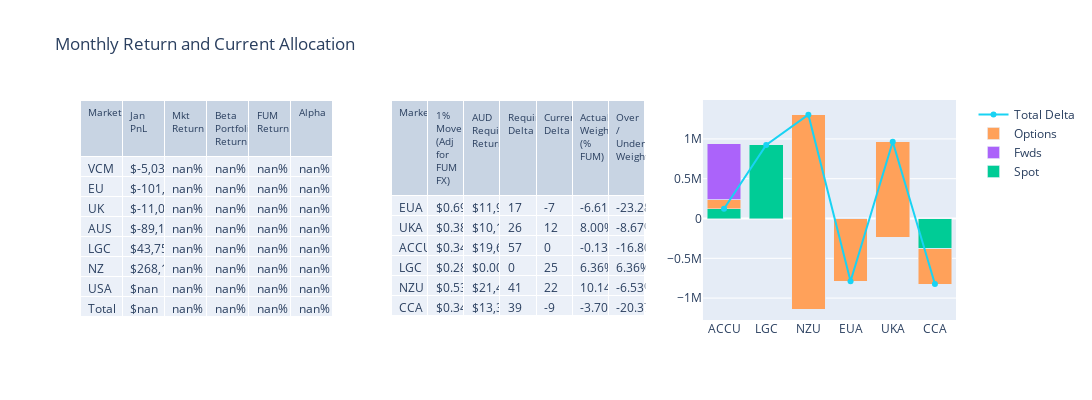

This figure's notebook cell:
### Code cell
fig = make_subplots(
    rows=1, cols=3,
    #shared_xaxes=True,
    vertical_spacing=0.03,
    specs=[[{"type": "table"},
           {"type": "table"},
           {"type": "scatter"}]]
)

fig.add_trace(
    go.Table(
        header=dict(
            values=list(returns),
            font=dict(size=10),
            align="left"
        ),
        cells=dict(
            values=[returns[k].tolist() for k in returns.columns],
            align = "left")
    ),
    row=1, col=1
)

fig.add_trace(
    go.Table(
        header=dict(
            values=list(portfolio_allocation),
            font=dict(size=10),
            align="left"
        ),
        cells=dict(
            values=[portfolio_allocation[k].tolist() for k in portfolio_allocation.columns],
            align = "left")
    ),
    row=1, col=2
)

barcols=['Spot','Fwds','Options']
for i, col in enumerate(barcols):
    fig.add_trace(
        go.Bar(
            x=delta_values['Mkt'],
            y=delta_values[col],
            name=col
        ),
        row=1, col=3
)
    
fig.add_trace(
    go.Scatter(
        x=delta_values['Mkt'],
        y=delta_values['Total_Delta'], name='Total Delta'
    ),
    row=1, col=3
)


fig.update_layout(
    height=400,
    width=1950,
    showlegend=True,
    title_text="Monthly Return and Current Allocation",
    barmode='stack'
)

fig.show()

### Figure 1 — Plotly figure (JSON) as saved in the notebook; plotly's stock layout.template omitted (floating-point values rounded to 4 significant figures)
{"data": [{"cells": {"align": "left", "values": [["VCM", "EU", "UK", "AUS", "LGC", "NZ", "USA", "Total"], ["$-5,036.65", "$-101,707.22", "$-11,073.88", "$-89,191.70", "$43,750.00", "$268,181.47", "$nan", "$nan"], ["nan%", "nan%", "nan%", "nan%", "nan%", "nan%", "nan%", "nan%"], ["nan%", "nan%", "nan%", "nan%", "nan%", "nan%", "nan%", "nan%"], ["nan%", "nan%", "nan%", "nan%", "nan%", "nan%", "nan%", "nan%"], ["nan%", "nan%", "nan%", "nan%", "nan%", "nan%", "nan%", "nan%"]]}, "domain": {"x": [0, 0.2889], "y": [0, 1]}, "header": {"align": "left", "font": {"size": 10}, "values": ["Market", "Jan PnL", "Mkt Return", "Beta Portfolio Return", "FUM Return", "Alpha"]}, "type": "table"}, {"cells": {"align": "left", "values": [["EUA", "UKA", "ACCU", "LGC", "NZU", "CCA"], ["$0.69", "$0.38", "$0.34", "$0.28", "$0.53", "$0.34"], ["$11,934.52", "$10,105.16", "$19,666.67", "$0.00", "$21,439.73", "$13,365.47"], [17, 26, 57, 0, 41, 39], [-7, 12, 0, 25, 22, -9], ["-6.61%", "8.00%", "-0.13%", "6.36%", "10.14%", "-3.70%"], ["-23.28%", "-8.67%", "-16.80%", "6.36%", "-6.53%", "-20.37%"]]}, "domain": {"x": [0.3556, 0.6444], "y": [0, 1]}, "header": {"align": "left", "font": {"size": 10}, "values": ["Market", "1% Move (Adj for FUM FX)", "AUD Required Return", "Required Delta", "Current Delta", "Actual Weight (% FUM)", "Over / Under Weight"]}, "type": "table"}, {"name": "Spot", "type": "bar", "x": ["ACCU", "LGC", "NZU", "EUA", "UKA", "CCA"], "xaxis": "x", "y": [937125, 925000, 0, 0, -233736, -377626], "yaxis": "y"}, {"name": "Fwds", "type": "bar", "x": ["ACCU", "LGC", "NZU", "EUA", "UKA", "CCA"], "xaxis": "x", "y": [-700000, 0, -1136956, 0, 0, 0], "yaxis": "y"}, {"name": "Options", "type": "bar", "x": ["ACCU", "LGC", "NZU", "EUA", "UKA", "CCA"], "xaxis": "x", "y": [-114872, 0, 2440630, -789166, 1197457, -446216], "yaxis": "y"}, {"name": "Total Delta", "type": "scatter", "x": ["ACCU", "LGC", "NZU", "EUA", "UKA", "CCA"], "xaxis": "x", "y": [122253, 925000, 1303674, -789166, 963721, -823841], "yaxis": "y"}], "layout": {"barmode": "stack", "height": 400, "showlegend": true, "title": {"text": "Monthly Return and Current Allocation"}, "width": 1950, "xaxis": {"anchor": "y", "domain": [0.7111, 1]}, "yaxis": {"anchor": "x", "domain": [0, 1]}}}
